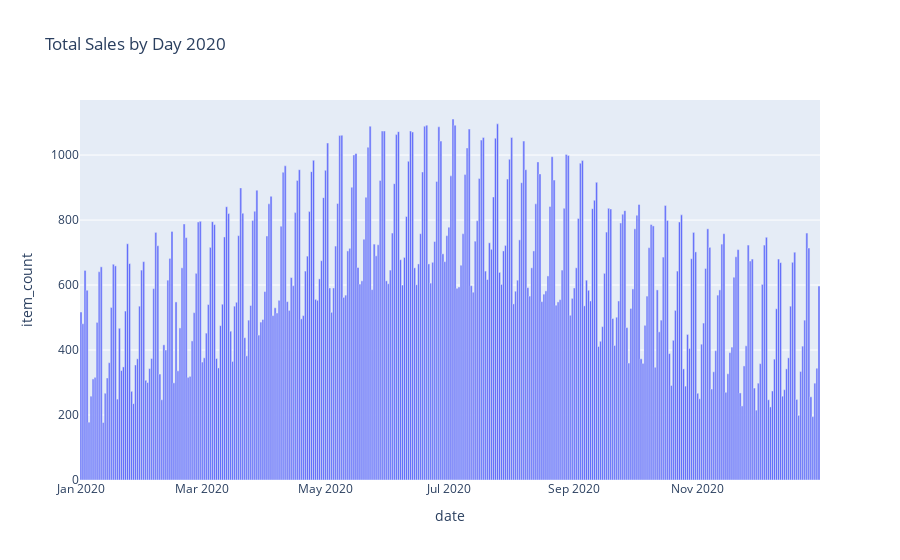

Here is the notebook cell this chart was saved with:
### Code cell
SINGLE_YEAR = 2020

df_sales_single_year = df[df['date'].dt.year == SINGLE_YEAR]
df_plot = df_sales_single_year[['date','item_count']].groupby(['date']).sum().reset_index() 
fig = px.bar(df_plot, x='date', y='item_count',facet_col_spacing=0, title=f'Total Sales by Day {SINGLE_YEAR}')
fig.update_layout(bargap=0.0,bargroupgap=0.0)
fig.show()

### Figure 1 — Plotly figure (JSON) as saved in the notebook; plotly's stock layout.template omitted (floating-point values rounded to 4 significant figures; data arrays with more than 128 entries replaced by an {"elided": "..."} marker saying what was removed)
{"data": [{"alignmentgroup": "True", "hovertemplate": "date=%{x}<br>item_count=%{y}<extra></extra>", "legendgroup": "", "marker": {"color": "#636efa", "pattern": {"shape": ""}}, "name": "", "offsetgroup": "", "orientation": "v", "showlegend": false, "textposition": "auto", "type": "bar", "x": {"elided": "366 str values"}, "xaxis": "x", "y": {"elided": "366 int values"}, "yaxis": "y"}], "layout": {"bargap": 0, "bargroupgap": 0, "barmode": "relative", "legend": {"tracegroupgap": 0}, "title": {"text": "Total Sales by Day 2020"}, "xaxis": {"anchor": "y", "domain": [0, 1], "title": {"text": "date"}}, "yaxis": {"anchor": "x", "domain": [0, 1], "title": {"text": "item_count"}}}}
